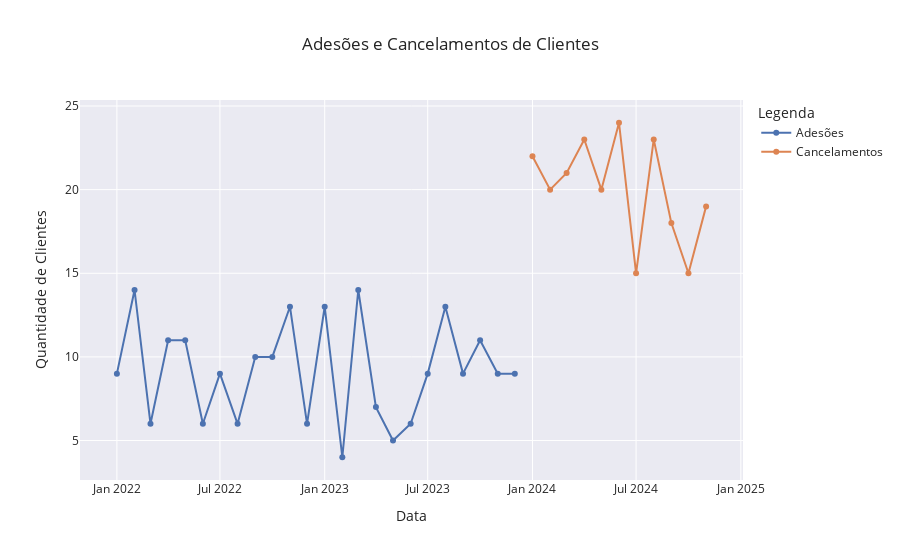

Notebook code cell kept with this figure:
### Code cell
# Carregando a tabela do banco de dados
cliente = pd.read_sql("SELECT * FROM cliente", con=engine)

# Convertendo as colunas de data para datetime
cliente["data_adesao"] = pd.to_datetime(cliente["data_adesao"])
cliente["data_cancelamento"] = pd.to_datetime(cliente["data_cancelamento"])

# Agrupando por mês e contando os clientes
adesoes = (
    cliente.groupby(cliente["data_adesao"].dt.to_period("M"))
    .size()
    .reset_index(name="quantidade")
)
cancelamentos = (
    cliente.dropna(subset=["data_cancelamento"])
    .groupby(cliente["data_cancelamento"].dt.to_period("M"))
    .size()
    .reset_index(name="quantidade")
)

# Convertendo o índice de Period para datetime
adesoes["data_adesao"] = adesoes["data_adesao"].apply(lambda x: x.start_time)
cancelamentos["data_cancelamento"] = cancelamentos["data_cancelamento"].apply(lambda x: x.start_time)

# Criando os gráficos com Plotly
fig = go.Figure()

# Adicionando o gráfico de adesões
fig.add_trace(
    go.Scatter(
        x=adesoes["data_adesao"],
        y=adesoes["quantidade"],
        mode="lines+markers",
        name="Adesões",
    )
)

# Adicionando o gráfico de cancelamentos
fig.add_trace(
    go.Scatter(
        x=cancelamentos["data_cancelamento"],
        y=cancelamentos["quantidade"],
        mode="lines+markers",
        name="Cancelamentos",
    )
)

# Personalizando o layout do gráfico
fig.update_layout(
    title="Adesões e Cancelamentos de Clientes",
    xaxis_title="Data",
    yaxis_title="Quantidade de Clientes",
    legend_title="Legenda",
    template="seaborn",
)

# Exibindo o gráfico
fig.show()

### Figure 1 — Plotly figure (JSON) as saved in the notebook; plotly's stock layout.template omitted (floating-point values rounded to 4 significant figures)
{"data": [{"mode": "lines+markers", "name": "Adesões", "type": "scatter", "x": ["2022-01-01T00:00:00", "2022-02-01T00:00:00", "2022-03-01T00:00:00", "2022-04-01T00:00:00", "2022-05-01T00:00:00", "2022-06-01T00:00:00", "2022-07-01T00:00:00", "2022-08-01T00:00:00", "2022-09-01T00:00:00", "2022-10-01T00:00:00", "2022-11-01T00:00:00", "2022-12-01T00:00:00", "2023-01-01T00:00:00", "2023-02-01T00:00:00", "2023-03-01T00:00:00", "2023-04-01T00:00:00", "2023-05-01T00:00:00", "2023-06-01T00:00:00", "2023-07-01T00:00:00", "2023-08-01T00:00:00", "2023-09-01T00:00:00", "2023-10-01T00:00:00", "2023-11-01T00:00:00", "2023-12-01T00:00:00"], "y": [9, 14, 6, 11, 11, 6, 9, 6, 10, 10, 13, 6, 13, 4, 14, 7, 5, 6, 9, 13, 9, 11, 9, 9]}, {"mode": "lines+markers", "name": "Cancelamentos", "type": "scatter", "x": ["2024-01-01T00:00:00", "2024-02-01T00:00:00", "2024-03-01T00:00:00", "2024-04-01T00:00:00", "2024-05-01T00:00:00", "2024-06-01T00:00:00", "2024-07-01T00:00:00", "2024-08-01T00:00:00", "2024-09-01T00:00:00", "2024-10-01T00:00:00", "2024-11-01T00:00:00"], "y": [22, 20, 21, 23, 20, 24, 15, 23, 18, 15, 19]}], "layout": {"legend": {"title": {"text": "Legenda"}}, "title": {"text": "Adesões e Cancelamentos de Clientes"}, "xaxis": {"title": {"text": "Data"}}, "yaxis": {"title": {"text": "Quantidade de Clientes"}}}}
